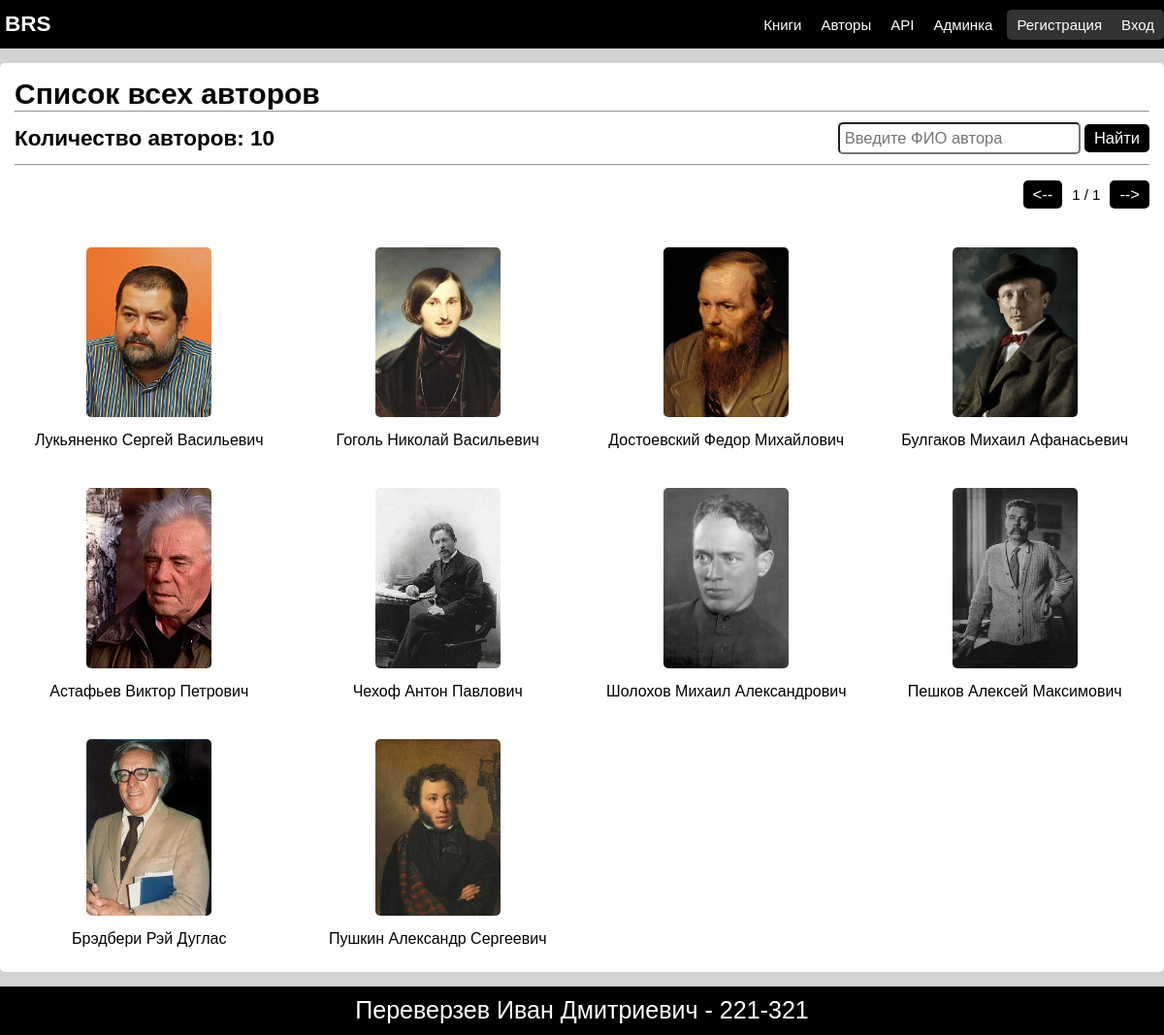
Screenshot of /all_authors/1/ with the database file from the repository.
### RecommendSystem/models.py (models this page shows)
class Author(models.Model):
    firstname = models.CharField(max_length=200, verbose_name='Имя')
    lastname = models.CharField(max_length=200, verbose_name='Фамилия')
    patronymic = models.CharField(max_length=200, verbose_name='Отчество')
    image = models.ImageField(upload_to=f'images/authors/', default='images/authors/default.png', verbose_name='Фотография')
    description =  models.TextField(null=True, verbose_name='Описание')
    history = HistoricalRecords()
    def __str__(self):
        return f'{self.lastname} {self.firstname} {self.patronymic}'
    class Meta:
        verbose_name = "Автора"
        verbose_name_plural = "Авторы"

### RecommendSystem/views.py (the view)
# urls.py: path('all_authors/<int:page_no>/', views.show_all_authors, name='show_all_authors'),
def show_all_authors(request, page_no=1):
    authors_list = list(Author.objects.all())
    context = get_context_for_pagination(authors_list, page_no, 16)
    context['cur_url'] = 'RS:show_all_authors'
    return render(request, 'show_all_authors.html', context)

### RecommendSystem/views.py (called while the page is built)
def get_context_for_pagination(arr: list, page_no: int, cards_count: int):
    maybe_pages = ceil(len(arr) / cards_count)
    page_no = max(1, page_no)
    page_no = min(maybe_pages, page_no)
    next_page = page_no if page_no + 1 > maybe_pages else page_no + 1
    prev_page = page_no if page_no - 1 < 1 else page_no - 1
    context = {
        'page_no': page_no,
        'maybe_pages': maybe_pages,
        'next_page': next_page,
        'prev_page': prev_page,
        'all_objects': len(arr),
        'objects_list': arr[cards_count*(page_no-1):cards_count*page_no]
        }
    return context

### RecommendSystem/templates/show_all_authors.html (shortened to what this page needs)
{% extends "base.html" %}
{% block additional_styles %}
    {% load static %}
    <link rel="stylesheet" href="{% static 'styles/view_of_set.css' %}">
{% endblock additional_styles %}
{% block content %}
    {% load static %}
    <h1>Список всех авторов</h1>
    <hr>
    <div class="infoblock">
        <h2>Количество авторов: {{ all_objects }}</h2>
        <form action="{% url 'RS:search_authors' 1 %}">
            <input type="text" placeholder="Введите ФИО автора" name="text">
            <button class="btn">Найти</button>
        </form>
    </div>
    <hr>
    <div class="pagination">
        <a href="{% url cur_url prev_page %}{% if cur_url == 'RS:search_authors' %}?text={{ search_text }}{% endif %}" class="btn"><--</a>
        <p>{{ page_no }} / {{ maybe_pages }}</p>
        <a href="{% url cur_url next_page %}{% if cur_url == 'RS:search_authors' %}?text={{ search_text }}{% endif %}" class="btn">--></a>
    </div>
    {% if objects_list %}
        <ul class="list">
            {% for author in objects_list %}
                <li class="card">
                    <a href="{% url 'RS:show_one_author' author.id %}">
                        <img src="{% static author.image %}" alt="{{ author.lastname }} {{ author.firstname }}" class="card__img">
                        <div class="card__description">
                        <p class="common-text card__link">{{ author }}</p>
                    </div>
                    </a>
                </li>
            {% endfor %}
        </ul>
    {% else %}
        <p>Простите, авторы не найдены :(</p>
    {% endif %}
{% endblock content %}

### RecommendSystem/static/styles/base.css (style rules this page uses)
:root { font-size: 15px; }
*, *::before, *::after { padding: 0; margin: 0; box-sizing: border-box; }
a { color: black; text-decoration: none; }
body { display: flex; flex-direction: column; height: 100vh; font-family: Verdana, sans-serif; background-color: lightgray; }
.common-text { font-size: 1.067rem; }
.btn { cursor: pointer; padding: 5px 10px; border: none; border-radius: 5px; background-color: black; color: white; font-size: 1.1rem; transition: all 0.2s; display: inline-block; width: fit-content; }
input, textarea { font-size: 1.1rem; padding: 5px; border-radius: 5px; min-width: 250px; resize: none; }

### RecommendSystem/static/styles/view_of_set.css (style rules this page uses)
.list { margin-top: 30px; list-style: none; display: grid; grid-template: auto / repeat(4, 1fr); gap: 20px; }
.card { display: inline-block; height: 100%; }
.card a { height: 100%; text-decoration: none; color: black; padding: 10px; display: flex; flex-direction: column; gap: 15px; align-items: center; text-align: center; border-radius: 5px; transition: all 0.2s; }
.card__description { display: flex; flex-direction: column; gap: 5px; }
.card__img { height: 100%; width: 50%; border-radius: 5px; object-fit: cover; }
.pagination { display: inline-flex; gap: 10px; align-items: center; margin-top: 15px; align-self: flex-end; }
.infoblock { display: flex; justify-content: space-between; align-items: center; margin: 10px 0; }

### rows the page displays
Author: image+lastname (picture), lastname+firstname+patronymic "Лукьяненко Сергей Васильевич"
Author: image+lastname (picture), lastname+firstname+patronymic "Гоголь Николай Васильевич"
Author: image+lastname (picture), lastname+firstname+patronymic "Достоевский Федор Михайлович"
Author: image+lastname (picture), lastname+firstname+patronymic "Булгаков Михаил Афанасьевич"
Author: image+lastname (picture), lastname+firstname+patronymic "Астафьев Виктор Петрович"
Author: image (picture), lastname+firstname+patronymic "Чехоф Антон Павлович"
Author: image+lastname (picture), lastname+firstname+patronymic "Шолохов Михаил Александрович"
Author: image (picture), lastname+firstname+patronymic "Пешков Алексей Максимович"
Author: image+lastname (picture), lastname+firstname+patronymic "Брэдбери Рэй Дуглас"
Author: image (picture), lastname+firstname+patronymic "Пушкин Александр Сергеевич"

### other values shown
{{ all_objects }} "10"
{{ page_no }} "1"
{{ maybe_pages }} "1"
